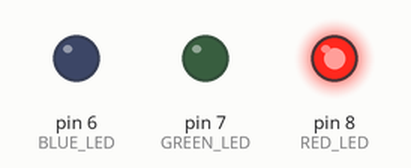
The sketch below on a simulated Arduino Uno, built with avr-gcc and run on an emulated ATmega328P. Parts: output pins drawn as LEDs (lit = HIGH).

Above: at 0.5 s.
At 1.5 s:
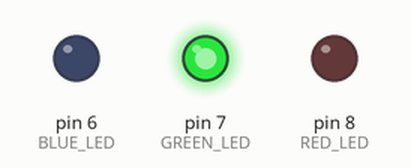
At 5.5 s:
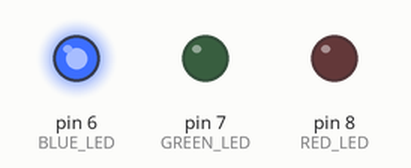
Timing chart, 0 to 6.9 s (numbered marks = the images above):
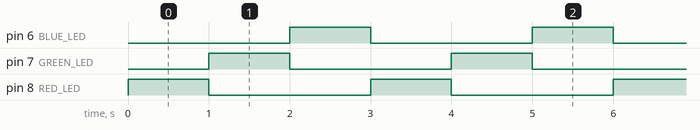

Measured:
- by itself, pin 6 (BLUE_LED), pin 7 (GREEN_LED), pin 8 (RED_LED): alternates HIGH for 1.0 s and LOW for 2.0 s
- by itself, everything shown: repeats every 3.0 s, in 4 steps

The sketch:

LightsEasy.ino
```cpp
/*
 * Lights (easy)
 *
 * Turns LEDs on and off after certain time intervals
 *
 * The circuit:
 * LEDs connected as OUTPUTs on pins 6, 7, 8
 *
 * Created 11 November 2021
 * By Vivian Dai
 *
 * https://github.com/vivian-dai/Computer-Engineering-Club-Code/tree/main/01-Lights
 *
 */
int DELAY_TIME = 1000; // 1000 milliseconds is one second
int RED_LED = 8;
int GREEN_LED = 7;
int BLUE_LED = 6;

void setup() {
  // put your setup code here, to run once:
  pinMode(RED_LED, OUTPUT);
  pinMode(GREEN_LED, OUTPUT);
  pinMode(BLUE_LED, OUTPUT);
  // sets all of the LEDs to outputs

}

void loop() {
  // put your main code here, to run repeatedly:

  // turn red LED on and off
  digitalWrite(RED_LED, HIGH);
  delay(DELAY_TIME);
  digitalWrite(RED_LED, LOW);

  // turn green LED on and off
  digitalWrite(GREEN_LED, HIGH);
  delay(DELAY_TIME);
  digitalWrite(GREEN_LED, LOW);

  // turn blue LED on and off
  digitalWrite(BLUE_LED, HIGH);
  delay(DELAY_TIME);
  digitalWrite(BLUE_LED, LOW);
}
```
